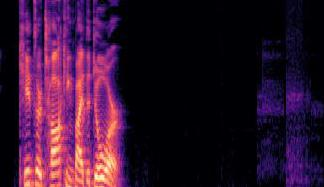
#> input picture Olia(Audio Spectrogram Analyses)/Train_Data_Spectogram_trimmed/angry/03-01-05-01-01-01-13.jpeg, 324 x 187 px, found by its file name; its folder holds only this picture in this run
$ jupyter execute --allow-errors 'Spectrogram analysis (basics).ipynb'
#> lines starting #> are read from the running program, lines starting #| are printed output that depends on the picture
source https://www.kaggle.com/code/msripooja/steps-to-convert-audio-clip-to-spectrogram

### Importing libraries and modules

[cell 1]
# importing libraries and checking the length of the audiofile
import pandas as pd

import soundfile
import os, glob, pickle
import numpy as np
import matplotlib.pyplot as plt

#for loading and visualizing audio files
import librosa # Librosa is a python library for analyzing and manipulating audio signals.
import librosa.display # to serialize and deserialize Python objects to and from a binary format, allowing them to be saved to and loaded from files or other storage locations.

# from sklearn.model_selection import train_test_split
# from sklearn.neural_network import MLPClassifier
# from sklearn.metrics import accuracy_score

#to play audio
import IPython.display as ipd

audio_path = r"C:\Users\Olia\Desktop\Lips Reading\Day3"
#> (the rest of this cell did not finish here and is left out)

### Load audio file and visualize its waveform (using librosa)

#> (a cell that did not finish here is left out)

#> (a cell that did not finish here is left out)

[cell 4]
#play the audio
import IPython
IPython.display.Audio(audio_path+'\\03-01-01-01-01-01-01.wav')

## Convert the audio waveform to spectrogram

#> (a cell that did not finish here is left out)

## Cropping the fringes

[cell 6]
from PIL import Image
import os
import glob

path_main ='C:\\Users\\Olia\\Desktop\\Lips Reading\\Day3\\Data(audios)\\Train_Data_Spectogram_trimmed' #CHANGE
folders = os.listdir(path_main)
folders

for folder in folders:
    path = path_main + fr'\{folder}'
    os.chdir(path)
    images = glob.glob("*.*") # CHECK the FORMAT
    #print(path.split(r'\')[])
    for image in images:

        # Open the image file
        im = Image.open(path + f'\{image}')
#> im is the input picture: PIL image 324x187 RGB; mean R, G, B 51.1, 19, 46.6
        width, height = im.size
#> width = 324; height = 187

        # Define the trim box
        left = width * 0.15
#> left = 48.6
        right = width * 0.9
#> right = 291.6
        top = height * 0.15
#> top = 28.05
        bottom = height * 0.8
#> bottom = 149.6

        # Crop the image
        im = im.crop((left, top, right, bottom))
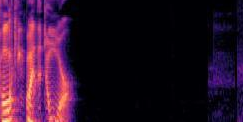
#> im: PIL image 243x122 RGB; mean R, G, B 47, 16.4, 42.5
        im.save(path + f'\{image}')
#> pass 2 of the loop `for folder in folders:`:
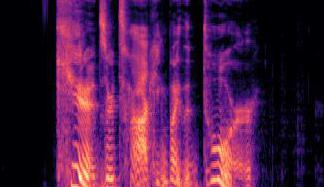
#> input picture Olia(Audio Spectrogram Analyses)/Train_Data_Spectogram_trimmed/disgust/03-01-07-01-01-02-19.jpeg, 324 x 187 px, found by its file name
#> im is the input picture: PIL image 324x187 RGB; mean R, G, B 78.7, 27.2, 68.7
#> `im = im.crop((left, top, right, bottom))`:
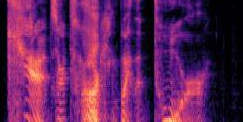
#> im: PIL image 243x122 RGB; mean R, G, B 100.5, 32.4, 91.2

[cell 7]
images

#> (a cell that did not finish here is left out)

#> (a cell that did not finish here is left out)

The sample rate is the number of samples per second that are used to represent an audio signal. It is typically measured in Hz (hertz).
The standard sample rate for most audio applications is 44.1 kHz (44100 Hz).

## Converting audiodata into dataset

[cell 10]
# getting the list of all audiopaths
import os

def list_files(dir):
    audiopaths = []
    for root, dirs, files in os.walk(dir):
        for name in files:
            audiopaths.append(os.path.join(root, name))
    return audiopaths

#> (a cell that did not finish here is left out)

[cell 12]
#calling the function
audios = list_files('C:\\Users\\Olia\\Desktop\\Lips Reading\\Day3\\Data(audios)\\audio_speech_actors_01-24')

[cell 13]
# creating a dictionary
audio_data = {}

for file in audios:

    key = file.split("\\")[-1].split(".")[0]
    x, sr = librosa.load(file, sr=44100)
    audio_data[key] = x, sr

audio_data

[cell 14]
df = pd.DataFrame.from_dict(audio_data, orient='index')
df

[cell 15]
df.rename(columns={0: 'features', 1: 'weight'}, inplace=True)
df

#> (a cell that did not finish here is left out)

#> (a cell that did not finish here is left out)

2d numpy array(audio_data)
#list of lists

### Creating a list of lables with emotions

[cell 18]
emotion_list = []
for file in audios:
    splited = file.split("\\")[-1].split(".")[0]
    emotion = splited.split('-')[2]
    emotion_list.append(emotion)
labels_list = pd.DataFrame(emotion_list, columns = ["labels"])
labels_list.labels.replace({'01': '01 - neutral',
                '02': '02 - calm',
                '03': '03 - happy',
                '04': '04 - sad',
                '05': '05 - angry',
                '06': '06 - fearful',
                '07': '07 - disgust',
                '08': '08 - surprised'}, inplace=True)
labels_list
